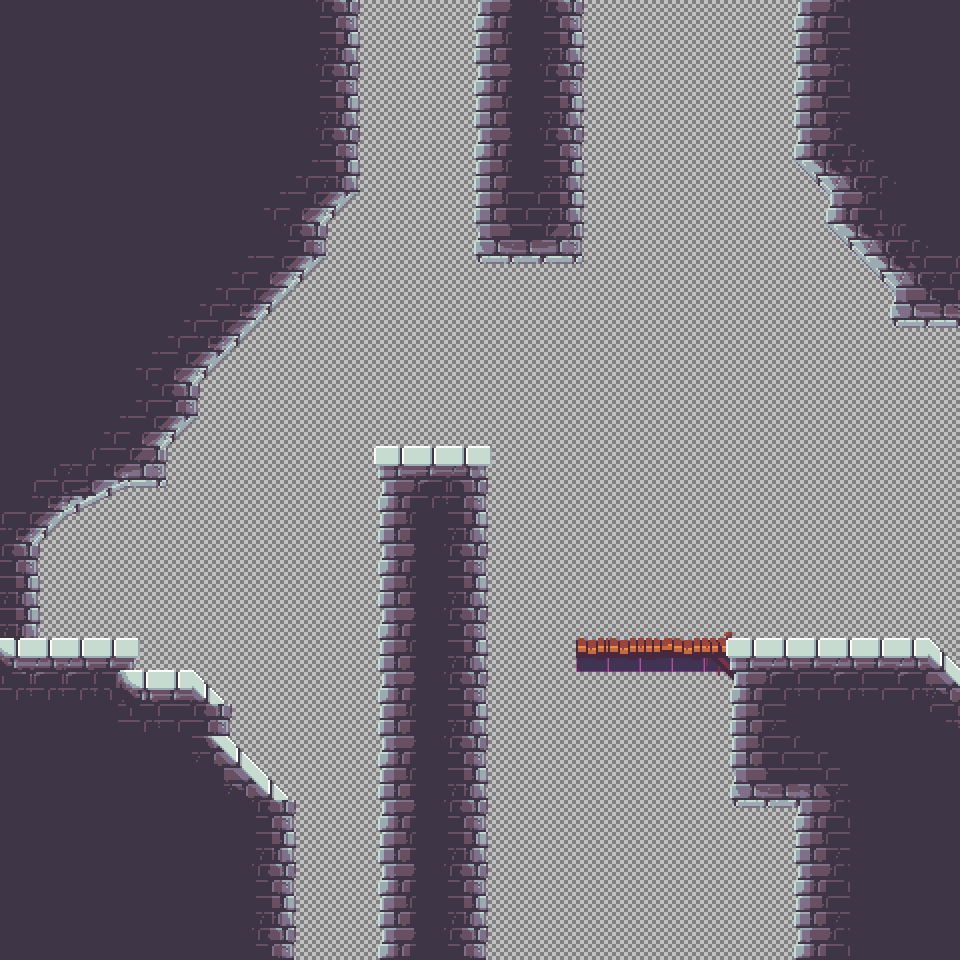

This game map was drawn from its Tiled (.tmx) file and the tilesets committed beside it. A one-line description and the full map source follow:
An orthogonal 30x30 tile map with 32x32 px tiles, 3 tile layers (Wire, Ground, Detail), 3 tilesets and 1 object.

<map version="1.5" tiledversion="1.6.0" orientation="orthogonal" renderorder="right-down" width="30" height="30" tilewidth="32" tileheight="32" infinite="0" nextlayerid="6" nextobjectid="2">
 <tileset firstgid="1" source="../../Tile Sets/Grass Wireframe.tsx" />
 <tileset firstgid="17" source="../../Tile Sets/1.3 bricks.tsx" />
 <tileset firstgid="1193" source="../../Tile Sets/Items.tsx" />
 <layer id="1" name="Wire" width="30" height="30">
  <data encoding="csv">
2,2,2,2,2,2,2,2,2,2,2,1,1,1,1,2,2,2,1,1,1,1,1,1,1,2,2,2,2,2,
2,2,2,2,2,2,2,2,2,2,2,1,1,1,1,2,2,2,1,1,1,1,1,1,1,2,2,2,2,2,
2,2,2,2,2,2,2,2,2,2,2,1,1,1,1,2,2,2,1,1,1,1,1,1,1,2,2,2,2,2,
2,2,2,2,2,2,2,2,2,2,2,1,1,1,1,2,2,2,1,1,1,1,1,1,1,2,2,2,2,2,
2,2,2,2,2,2,2,2,2,2,2,1,1,1,1,2,2,2,1,1,1,1,1,1,1,2,2,2,2,2,
2,2,2,2,2,2,2,2,2,2,2,1,1,1,1,2,2,2,1,1,1,1,1,1,1,11,2,2,2,2,
2,2,2,2,2,2,2,2,2,2,12,1,1,1,1,2,2,2,1,1,1,1,1,1,1,1,2,2,2,2,
2,2,2,2,2,2,2,2,2,2,1,1,1,1,1,2,2,2,1,1,1,1,1,1,1,1,11,2,2,2,
2,2,2,2,2,2,2,2,2,12,1,1,1,1,1,1,1,1,1,1,1,1,1,1,1,1,1,11,2,2,
2,2,2,2,2,2,2,2,12,1,1,1,1,1,1,1,1,1,1,1,1,1,1,1,1,1,1,1,2,2,
2,2,2,2,2,2,2,12,1,1,1,1,1,1,1,1,1,1,1,1,1,1,1,1,1,1,1,1,1,1,
2,2,2,2,2,2,12,1,1,1,1,1,1,1,1,1,1,1,1,1,1,1,1,1,1,1,1,1,1,1,
2,2,2,2,2,2,1,1,1,1,1,1,1,1,1,1,1,1,1,1,1,1,1,1,1,1,1,1,1,1,
2,2,2,2,2,12,1,1,1,1,1,1,1,1,1,1,1,1,1,1,1,1,1,1,1,1,1,1,1,1,
2,2,2,2,2,1,1,1,1,1,1,1,2,2,2,1,1,1,1,1,1,1,1,1,1,1,1,1,1,1,
2,2,15,16,1,1,1,1,1,1,1,1,2,2,2,1,1,1,1,1,1,1,1,1,1,1,1,1,1,1,
2,12,1,1,1,1,1,1,1,1,1,1,2,2,2,1,1,1,1,1,1,1,1,1,1,1,1,1,1,1,
2,1,1,1,1,1,1,1,1,1,1,1,2,2,2,1,1,1,1,1,1,1,1,1,1,1,1,1,1,1,
2,1,1,1,1,1,1,1,1,1,1,1,2,2,2,1,1,1,1,1,1,1,1,1,1,1,1,1,1,1,
2,1,1,1,1,1,1,1,1,1,1,1,2,2,2,1,1,1,1,1,1,1,1,1,1,1,1,1,1,1,
2,2,2,2,1,1,1,1,1,1,1,1,2,2,2,1,1,1,2,2,2,2,2,2,2,2,2,2,2,4,
2,2,2,2,2,2,4,1,1,1,1,1,2,2,2,1,1,1,1,1,1,1,1,2,2,2,2,2,2,2,
2,2,2,2,2,2,2,1,1,1,1,1,2,2,2,1,1,1,1,1,1,1,1,2,2,2,2,2,2,2,
2,2,2,2,2,2,2,4,1,1,1,1,2,2,2,1,1,1,1,1,1,1,1,2,2,2,2,2,2,2,
2,2,2,2,2,2,2,2,4,1,1,1,2,2,2,1,1,1,1,1,1,1,1,2,2,2,2,2,2,2,
2,2,2,2,2,2,2,2,2,1,1,1,2,2,2,1,1,1,1,1,1,1,1,1,1,2,2,2,2,2,
2,2,2,2,2,2,2,2,2,1,1,1,2,2,2,1,1,1,1,1,1,1,1,1,1,2,2,2,2,2,
2,2,2,2,2,2,2,2,2,1,1,1,2,2,2,1,1,1,1,1,1,1,1,1,1,2,2,2,2,2,
2,2,2,2,2,2,2,2,2,1,1,1,2,2,2,1,1,1,1,1,1,1,1,1,1,2,2,2,2,2,
2,2,2,2,2,2,2,2,2,1,1,1,2,2,2,1,1,1,1,1,1,1,1,1,1,2,2,2,2,2
</data>
 </layer>
 <layer id="2" name="Ground" width="30" height="30">
  <data encoding="csv">
17,17,17,17,17,17,17,17,17,469,470,0,0,0,0,467,469,470,0,0,0,0,0,0,0,467,468,17,17,17,
17,17,17,17,17,17,17,17,17,525,526,0,0,0,0,523,525,526,0,0,0,0,0,0,0,523,524,17,17,17,
17,17,17,17,17,17,17,17,17,469,470,0,0,0,0,467,469,470,0,0,0,0,0,0,0,467,468,17,17,17,
17,17,17,17,17,17,17,17,17,525,526,0,0,0,0,523,525,526,0,0,0,0,0,0,0,523,524,17,17,17,
17,17,17,17,17,17,17,17,17,469,470,0,0,0,0,467,469,470,0,0,0,0,0,0,0,467,147,17,17,17,
17,17,17,17,17,17,17,17,17,150,526,0,0,0,0,523,525,526,0,0,0,0,0,0,0,202,203,147,17,17,
17,17,17,17,17,17,17,17,150,206,207,0,0,0,0,243,245,246,0,0,0,0,0,0,0,372,467,468,17,17,
17,17,17,17,17,17,17,17,469,470,373,0,0,0,0,299,301,302,0,0,0,0,0,0,0,0,202,203,147,17,
17,17,17,17,17,17,17,150,206,207,0,0,0,0,0,0,0,0,0,0,0,0,0,0,0,0,372,202,203,473,
17,17,17,17,17,17,150,151,152,373,0,0,0,0,0,0,0,0,0,0,0,0,0,0,0,0,0,372,299,529,
17,17,17,17,17,150,151,152,373,0,0,0,0,0,0,0,0,0,0,0,0,0,0,0,0,0,0,0,0,0,
17,17,17,17,150,206,207,373,0,0,0,0,0,0,0,0,0,0,0,0,0,0,0,0,0,0,0,0,0,0,
17,17,17,17,150,470,373,0,0,0,0,0,0,0,0,0,0,0,0,0,0,0,0,0,0,0,0,0,0,0,
17,17,103,150,206,207,0,0,0,0,0,0,0,0,0,0,0,0,0,0,0,0,0,0,0,0,0,0,0,0,
17,95,159,160,302,373,0,0,0,0,0,0,131,133,134,0,0,0,0,0,0,0,0,0,0,0,0,0,0,0,
17,151,215,216,0,0,0,0,0,0,0,0,187,188,190,0,0,0,0,0,0,0,0,0,0,0,0,0,0,0,
151,152,271,0,0,0,0,0,0,0,0,0,523,525,526,0,0,0,0,0,0,0,0,0,0,0,0,0,0,0,
470,373,0,0,0,0,0,0,0,0,0,0,467,469,470,0,0,0,0,0,0,0,0,0,0,0,0,0,0,0,
526,0,0,0,0,0,0,0,0,0,0,0,523,525,526,0,0,0,0,0,0,0,0,0,0,0,0,0,0,0,
250,0,0,0,0,0,0,0,0,0,0,0,467,469,470,0,0,0,0,0,0,0,0,0,0,0,0,0,0,113,
306,307,536,537,0,0,113,0,0,0,0,0,523,525,526,0,0,0,554,554,553,554,555,556,557,698,697,698,697,283,
362,363,592,593,594,698,283,0,0,0,0,0,467,469,470,0,0,0,0,0,0,0,0,612,613,754,753,754,753,339,
17,17,648,649,650,754,470,113,0,0,0,0,523,525,526,0,0,0,0,0,0,0,0,523,524,17,17,17,17,395,
17,17,17,17,17,17,225,283,113,0,0,0,467,469,470,0,0,0,0,0,0,0,0,243,84,85,86,17,17,17,
17,17,17,17,17,17,17,339,283,0,0,0,523,525,526,0,0,0,0,0,0,0,0,299,140,141,142,17,17,17,
17,17,17,17,17,17,17,469,470,0,0,0,467,469,470,0,0,0,0,0,0,0,0,0,0,197,198,17,17,17,
17,17,17,17,17,17,17,525,526,0,0,0,523,525,526,0,0,0,0,0,0,0,0,0,0,523,524,17,17,17,
17,17,17,17,17,17,17,469,470,0,0,0,467,469,470,0,0,0,0,0,0,0,0,0,0,467,468,17,17,17,
17,17,17,17,17,17,17,525,526,0,0,0,523,525,526,0,0,0,0,0,0,0,0,0,0,523,524,17,17,17,
17,17,17,17,17,17,17,469,470,0,0,0,467,469,470,0,0,0,0,0,0,0,0,0,0,467,468,17,17,17
</data>
 </layer>
 <layer id="3" name="Detail" width="30" height="30">
  <data encoding="csv">
0,0,0,0,0,0,0,0,0,0,0,471,0,0,466,0,0,0,471,0,0,0,0,0,466,0,0,0,0,0,
0,0,0,0,0,0,0,0,0,0,0,527,0,0,522,0,0,0,527,0,0,0,0,0,522,0,0,0,0,0,
0,0,0,0,0,0,0,0,0,0,0,471,0,0,466,0,0,0,471,0,0,0,0,0,466,0,0,0,0,0,
0,0,0,0,0,0,0,0,0,0,0,527,0,0,522,0,0,0,527,0,0,0,0,0,522,0,0,0,0,0,
0,0,0,0,0,0,0,0,0,0,0,471,0,0,466,0,0,0,471,0,0,0,0,0,466,0,0,0,0,0,
0,0,0,0,0,0,0,0,0,0,0,527,0,0,522,0,0,0,527,0,0,0,0,0,201,0,0,0,0,0,
0,0,0,0,0,0,0,0,0,0,0,208,0,0,242,0,0,0,247,0,0,0,0,0,0,466,0,0,0,0,
0,0,0,0,0,0,0,0,0,0,471,0,0,0,298,0,0,0,303,0,0,0,0,0,0,201,0,0,0,0,
0,0,0,0,0,0,0,0,0,0,208,0,0,0,354,355,357,358,359,0,0,0,0,0,0,0,201,0,0,0,
0,0,0,0,0,0,0,0,0,208,0,0,0,0,0,0,0,0,0,0,0,0,0,0,0,0,0,298,0,0,
0,0,0,0,0,0,0,0,208,0,0,0,0,0,0,0,0,0,0,0,0,0,0,0,0,0,0,354,355,585,
0,0,0,0,0,0,0,208,0,0,0,0,0,0,0,0,0,0,0,0,0,0,0,0,0,0,0,0,0,0,
0,0,0,0,0,0,471,0,0,0,0,0,0,0,0,0,0,0,0,0,0,0,0,0,0,0,0,0,0,0,
0,0,0,0,0,0,208,0,0,0,0,74,75,77,78,79,0,0,0,0,0,0,0,0,0,0,0,0,0,0,
0,0,0,0,0,303,0,0,0,0,0,130,0,0,0,135,0,0,0,0,0,0,0,0,0,0,0,0,0,0,
0,0,0,0,358,359,0,0,0,0,0,186,0,0,0,191,0,0,0,0,0,0,0,0,0,0,0,0,0,0,
0,0,208,0,0,0,0,0,0,0,0,522,0,0,0,527,0,0,0,0,0,0,0,0,0,0,0,0,0,0,
0,471,0,0,0,0,0,0,0,0,0,466,0,0,0,471,0,0,0,0,0,0,0,0,0,0,0,0,0,0,
0,527,0,0,0,0,0,0,0,0,0,522,0,0,0,527,0,0,0,0,0,0,0,0,0,0,0,0,0,0,
0,251,480,481,482,0,0,0,0,0,0,466,0,0,0,471,0,609,498,498,497,498,499,500,501,642,641,642,641,227,
0,0,0,0,538,642,227,0,0,0,0,522,0,0,0,527,0,609,0,0,0,0,0,0,0,0,0,0,0,0,
0,0,0,0,0,0,0,0,0,0,0,466,0,0,0,471,0,609,609,610,609,610,611,0,0,0,0,0,0,0,
0,0,0,0,0,0,0,471,0,0,0,522,0,0,0,527,0,0,0,0,0,0,522,0,0,0,0,0,0,0,
0,0,0,0,0,0,0,0,227,0,0,466,0,0,0,471,0,0,0,0,0,0,242,0,0,0,0,0,0,0,
0,0,0,0,0,0,0,0,0,0,0,522,0,0,0,527,0,0,0,0,0,0,298,0,0,0,0,0,0,0,
0,0,0,0,0,0,0,0,0,471,0,466,0,0,0,471,0,0,0,0,0,0,354,355,196,0,0,0,0,0,
0,0,0,0,0,0,0,0,0,527,0,522,0,0,0,527,0,0,0,0,0,0,0,0,522,0,0,0,0,0,
0,0,0,0,0,0,0,0,0,471,0,466,0,0,0,471,0,0,0,0,0,0,0,0,466,0,0,0,0,0,
0,0,0,0,0,0,0,0,0,527,0,522,0,0,0,527,0,0,0,0,0,0,0,0,522,0,0,0,0,0,
0,0,0,0,0,0,0,0,0,471,0,466,0,0,0,471,0,0,0,0,0,0,0,0,466,0,0,0,0,0
</data>
 </layer>
 <objectgroup id="5" name="Items">
  <object id="1" gid="1193" x="64" y="608" width="32" height="32" />
 </objectgroup>
</map>
